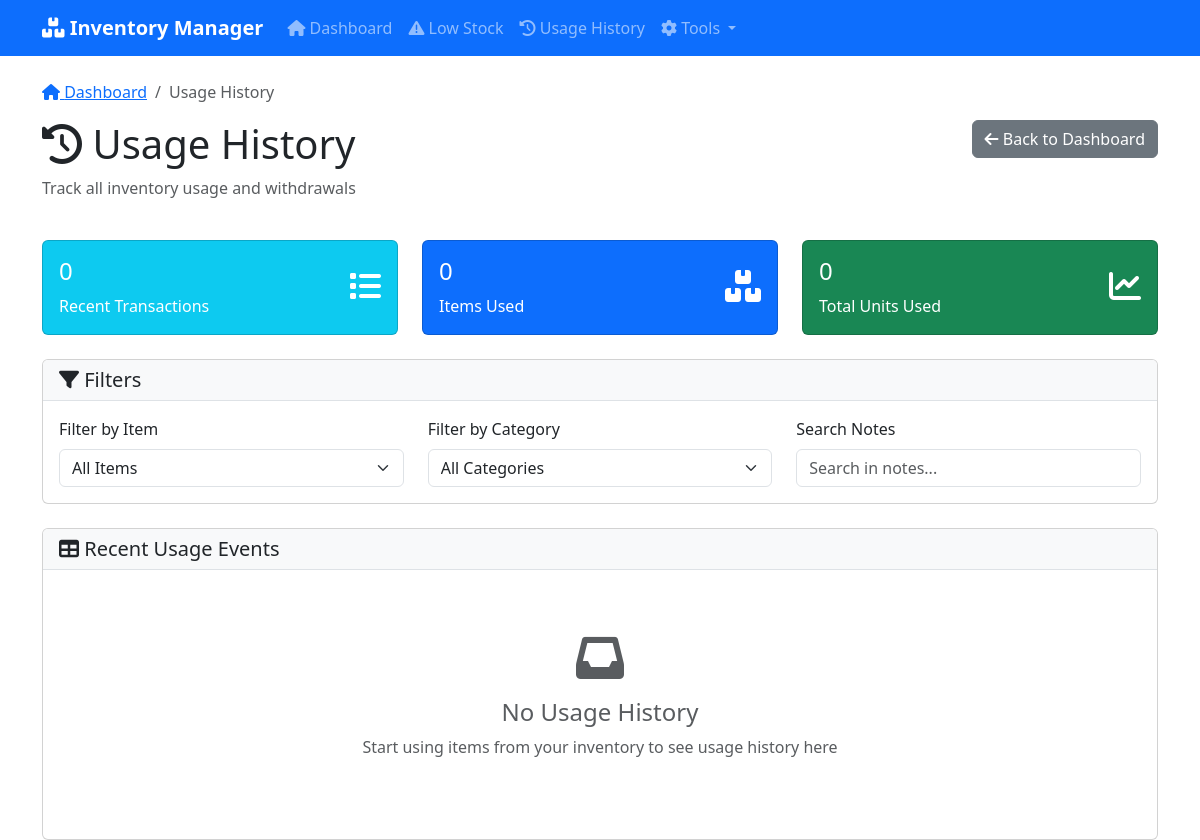
The app's page /usage_history, older data.
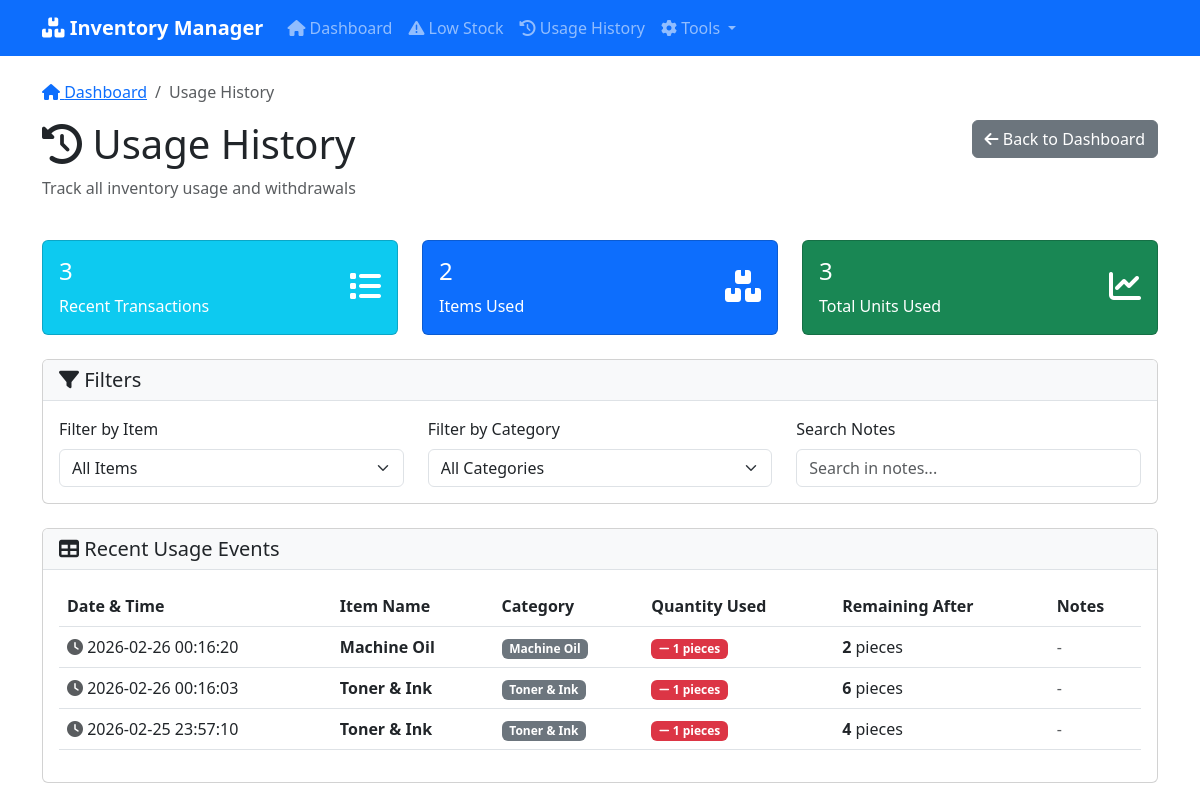
The same page, newer data.
### tables this page shows
CREATE TABLE usage_history (
            id INTEGER PRIMARY KEY AUTOINCREMENT,
            item_id INTEGER,
            quantity_used INTEGER,
            remaining_quantity INTEGER,
            date_used TIMESTAMP DEFAULT CURRENT_TIMESTAMP,
            notes TEXT,
            FOREIGN KEY (item_id) REFERENCES inventory (id)
        );

CREATE TABLE inventory (
            id INTEGER PRIMARY KEY AUTOINCREMENT,
            name TEXT NOT NULL,
            category TEXT NOT NULL,
            current_quantity INTEGER NOT NULL DEFAULT 0,
            minimum_threshold INTEGER NOT NULL DEFAULT 0,
            unit TEXT NOT NULL DEFAULT 'pieces',
            supplier TEXT,
            notes TEXT,
            last_updated TIMESTAMP DEFAULT CURRENT_TIMESTAMP
        , subcategory TEXT);

### app.py (the view)
@app.route('/usage_history')
def usage_history():
    conn = get_db_connection()
    history = conn.execute('''
        SELECT uh.*, i.name as item_name, i.category, i.unit
        FROM usage_history uh
        JOIN inventory i ON uh.item_id = i.id
        ORDER BY uh.date_used DESC
        LIMIT 100
    ''').fetchall()
    conn.close()
    return render_template('usage_history.html', history=history)

### app.py (called while the page is built)
@app.context_processor
def inject_low_stock_count():
    low_stock_items = get_low_stock_items()
    return dict(low_stock_count=len(low_stock_items))

def get_db_connection():
    conn = sqlite3.connect('inventory.db')
    conn.row_factory = sqlite3.Row
    return conn

def get_low_stock_items():
    conn = get_db_connection()
    items = conn.execute(
        'SELECT * FROM inventory WHERE current_quantity <= minimum_threshold ORDER BY name'
    ).fetchall()
    conn.close()
    return items

### templates/usage_history.html (shortened to what this page needs)
{% extends "base.html" %}
{% block breadcrumb %}
<nav aria-label="breadcrumb">
    <ol class="breadcrumb">
        <li class="breadcrumb-item"><a href="{{ url_for('index') }}"><i class="fas fa-home"></i> Dashboard</a></li>
        <li class="breadcrumb-item active" aria-current="page">Usage History</li>
    </ol>
</nav>
{% endblock %}
{% block content %}
<div class="row mb-4">
    <div class="col-md-8">
        <h1><i class="fas fa-history"></i> Usage History</h1>
        <p class="text-muted">Track all inventory usage and withdrawals</p>
    </div>
    <div class="col-md-4 text-end">
        <a href="{{ url_for('index') }}" class="btn btn-secondary">
            <i class="fas fa-arrow-left"></i> Back to Dashboard
        </a>
    </div>
</div>
<div class="row mb-4">
    <div class="col-md-4">
        <div class="card text-white bg-info">
            <div class="card-body">
                <div class="d-flex justify-content-between">
                    <div>
                        <h4>{{ history|length }}</h4>
                        <p class="mb-0">Recent Transactions</p>
                    </div>
                    <div class="align-self-center">
                        <i class="fas fa-list fa-2x"></i>
                    </div>
                </div>
            </div>
        </div>
    </div>
    <div class="col-md-4">
        <div class="card text-white bg-primary">
            <div class="card-body">
                <div class="d-flex justify-content-between">
                    <div>
                        <h4>
                            {% set unique_items = history|map(attribute='item_id')|unique|list %}
                            {{ unique_items|length }}
                        </h4>
                        <p class="mb-0">Items Used</p>
                    </div>
                    <div class="align-self-center">
                        <i class="fas fa-boxes fa-2x"></i>
                    </div>
                </div>
            </div>
        </div>
    </div>
    <div class="col-md-4">
        <div class="card text-white bg-success">
            <div class="card-body">
                <div class="d-flex justify-content-between">
                    <div>
                        <h4>
                            {% set total_used = history|sum(attribute='quantity_used') %}
                            {{ total_used }}
                        </h4>
                        <p class="mb-0">Total Units Used</p>
                    </div>
                    <div class="align-self-center">
                        <i class="fas fa-chart-line fa-2x"></i>
                    </div>
                </div>
            </div>
        </div>
    </div>
</div>
<div class="card mb-4">
    <div class="card-header">
        <h5 class="mb-0"><i class="fas fa-filter"></i> Filters</h5>
    </div>
    <div class="card-body">
        <div class="row">
            <div class="col-md-4">
                <label for="itemFilter" class="form-label">Filter by Item</label>
                <select class="form-select" id="itemFilter">
                    <option value="">All Items</option>
                    {% set unique_items = history|map(attribute='item_name')|unique|list %}
                </select>
            </div>
            <div class="col-md-4">
                <label for="categoryFilter" class="form-label">Filter by Category</label>
                <select class="form-select" id="categoryFilter">
                    <option value="">All Categories</option>
                    {% set unique_categories = history|map(attribute='category')|unique|list %}
                </select>
            </div>
            <div class="col-md-4">
                <label for="searchHistory" class="form-label">Search Notes</label>
                <input type="text" class="form-control" id="searchHistory" placeholder="Search in notes...">
            </div>
        </div>
    </div>
</div>
<div class="card">
    <div class="card-header">
        <h5 class="mb-0"><i class="fas fa-table"></i> Recent Usage Events</h5>
    </div>
    <div class="card-body">
        {% if history %}
            <div class="table-responsive">
                <table class="table table-hover">
                    <thead>
                        <tr>
                            <th>Date & Time</th>
                            <th>Item Name</th>
                            <th>Category</th>
                            <th>Quantity Used</th>
                            <th>Remaining After</th>
                            <th>Notes</th>
                        </tr>
                    </thead>
                    <tbody>
                        {% for entry in history %}
                            <tr class="history-row"
                                data-item-name="{{ entry.item_name|lower }}"
                                data-category="{{ entry.category|lower }}"
                                data-notes="{{ entry.notes|lower }}">
                                <td>
                                    <i class="fas fa-clock text-muted"></i>
                                    {{ entry.date_used }}
                                </td>
                                <td>
                                    <strong>{{ entry.item_name }}</strong>
                                </td>
                                <td>
                                    <span class="badge bg-secondary">{{ entry.category }}</span>
                                </td>
                                <td>
                                    <span class="badge bg-danger">
                                        <i class="fas fa-minus"></i> {{ entry.quantity_used }} {{ entry.unit }}
                                    </span>
                                </td>
                                <td>
                                    <strong>{{ entry.remaining_quantity }}</strong> {{ entry.unit }}
                                </td>
                                <td>
                                    {% if entry.notes %}
                                        <small class="text-muted">{{ entry.notes }}</small>
                                    {% else %}
                                        <span class="text-muted">-</span>
                                    {% endif %}
                                </td>
                            </tr>
                        {% endfor %}
                    </tbody>
                </table>
            </div>
        {% else %}
            <div class="text-center py-5">
                <i class="fas fa-inbox fa-3x text-muted mb-3"></i>
                <h4 class="text-muted">No Usage History</h4>
                <p class="text-muted">Start using items from your inventory to see usage history here</p>
            </div>
        {% endif %}
    </div>
</div>
{% endblock %}

### templates/base.html (shortened to what this page needs)
<!DOCTYPE html>
<html lang="en">
<head>
    <link href="https://cdnjs.cloudflare.com/ajax/libs/bootstrap/5.3.0/css/bootstrap.min.css" rel="stylesheet">
    <link href="https://cdnjs.cloudflare.com/ajax/libs/font-awesome/6.0.0/css/all.min.css" rel="stylesheet">
</head>
<body>
    <nav class="navbar navbar-expand-lg navbar-dark bg-primary">
        <div class="container">
            <a class="navbar-brand" href="{{ url_for('index') }}">
                <i class="fas fa-boxes"></i> Inventory Manager
            </a>
            <div class="collapse navbar-collapse" id="navbarNav">
                <ul class="navbar-nav me-auto">
                    <li class="nav-item">
                        <a class="nav-link" href="{{ url_for('index') }}">
                            <i class="fas fa-home"></i> Dashboard
                        </a>
                    </li>
                    <li class="nav-item">
                        <a class="nav-link" href="{{ url_for('low_stock') }}">
                            <i class="fas fa-exclamation-triangle"></i> Low Stock
                        </a>
                    </li>
                    <li class="nav-item">
                        <a class="nav-link" href="{{ url_for('usage_history') }}">
                            <i class="fas fa-history"></i> Usage History
                        </a>
                    </li>
                    <li class="nav-item dropdown">
                        <a class="nav-link dropdown-toggle" href="#" role="button" data-bs-toggle="dropdown">
                            <i class="fas fa-cog"></i> Tools
                        </a>
                    </li>
                </ul>
            </div>
        </div>
    </nav>
    <div class="container mt-4">
        {% block breadcrumb %}
        {% endblock %}
        {% block content %}{% endblock %}
    </div>
</body>
</html>

### templates/base.html (style rules this page uses)
.navbar-brand { font-weight: bold; }
.card-header { background-color: #f8f9fa; border-bottom: 1px solid #dee2e6; }
.table-responsive { max-height: 600px; overflow-y: auto; }
.table thead th { position: sticky; top: 0; background-color: #fff; z-index: 10; box-shadow: 0 2px 2px -1px rgba(0, 0, 0, 0.4); }

Row changes from the older to the newer data that the page shows:
added usage_history: date_used "2026-02-26 00:16:20", item_name "Machine Oil", category "Machine Oil", quantity_used "1", unit "pieces", remaining_quantity "2"
added usage_history: date_used "2026-02-26 00:16:03", item_name "Toner & Ink", category "Toner & Ink", quantity_used "1", unit "pieces", remaining_quantity "6"
added usage_history: date_used "2026-02-25 23:57:10", item_name "Toner & Ink", category "Toner & Ink", quantity_used "1", unit "pieces", remaining_quantity "4"
Text that changed along with them:
{{ history|length }}: "0" → "3"
{{ unique_items|length }}: "0" → "2"
{{ total_used }}: "0" → "3"
text no longer shown: "No Usage History Start using items from your inventory to see usage history here"
text now shown: "Date & Time Item Name Category Quantity Used Remaining After Notes"
